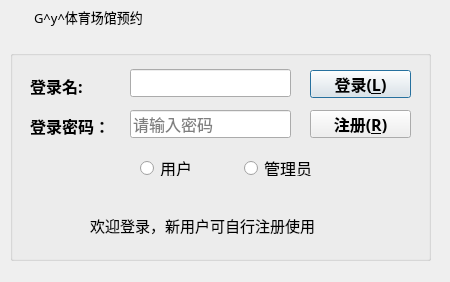
<?xml version="1.0" encoding="UTF-8"?>
<ui version="4.0">
 <class>LoginDialog</class>
 <widget class="QDialog" name="LoginDialog">
  <property name="geometry">
   <rect>
    <x>0</x>
    <y>0</y>
    <width>450</width>
    <height>282</height>
   </rect>
  </property>
  <property name="windowTitle">
   <string>Dialog</string>
  </property>
  <widget class="QWidget" name="widget_title" native="true">
   <property name="geometry">
    <rect>
     <x>0</x>
     <y>0</y>
     <width>451</width>
     <height>33</height>
    </rect>
   </property>
   <property name="sizePolicy">
    <sizepolicy hsizetype="Preferred" vsizetype="Maximum">
     <horstretch>0</horstretch>
     <verstretch>0</verstretch>
    </sizepolicy>
   </property>
   <property name="minimumSize">
    <size>
     <width>100</width>
     <height>33</height>
    </size>
   </property>
   <property name="mouseTracking">
    <bool>false</bool>
   </property>
   <layout class="QHBoxLayout" name="horizontalLayout_2" stretch="0,0,0">
    <property name="spacing">
     <number>4</number>
    </property>
    <property name="sizeConstraint">
     <enum>QLayout::SetNoConstraint</enum>
    </property>
    <property name="leftMargin">
     <number>0</number>
    </property>
    <property name="topMargin">
     <number>0</number>
    </property>
    <property name="rightMargin">
     <number>0</number>
    </property>
    <property name="bottomMargin">
     <number>0</number>
    </property>
    <item>
     <widget class="QLabel" name="lab_Ico">
      <property name="sizePolicy">
       <sizepolicy hsizetype="Minimum" vsizetype="Preferred">
        <horstretch>0</horstretch>
        <verstretch>0</verstretch>
       </sizepolicy>
      </property>
      <property name="minimumSize">
       <size>
        <width>30</width>
        <height>0</height>
       </size>
      </property>
      <property name="text">
       <string/>
      </property>
      <property name="alignment">
       <set>Qt::AlignCenter</set>
      </property>
     </widget>
    </item>
    <item>
     <widget class="QLabel" name="lab_Title">
      <property name="sizePolicy">
       <sizepolicy hsizetype="Expanding" vsizetype="Preferred">
        <horstretch>0</horstretch>
        <verstretch>0</verstretch>
       </sizepolicy>
      </property>
      <property name="font">
       <font>
        <family>微软雅黑</family>
        <pointsize>10</pointsize>
        <weight>50</weight>
        <italic>false</italic>
        <bold>false</bold>
       </font>
      </property>
      <property name="styleSheet">
       <string notr="true">font: 10pt &quot;微软雅黑&quot;;</string>
      </property>
      <property name="text">
       <string>G^y^体育场馆预约</string>
      </property>
      <property name="alignment">
       <set>Qt::AlignLeading|Qt::AlignLeft|Qt::AlignVCenter</set>
      </property>
     </widget>
    </item>
    <item>
     <widget class="QWidget" name="widget_menu" native="true">
      <property name="sizePolicy">
       <sizepolicy hsizetype="Minimum" vsizetype="Preferred">
        <horstretch>0</horstretch>
        <verstretch>0</verstretch>
       </sizepolicy>
      </property>
      <layout class="QHBoxLayout" name="horizontalLayout">
       <property name="spacing">
        <number>0</number>
       </property>
       <property name="leftMargin">
        <number>0</number>
       </property>
       <property name="topMargin">
        <number>0</number>
       </property>
       <property name="rightMargin">
        <number>0</number>
       </property>
       <property name="bottomMargin">
        <number>0</number>
       </property>
       <item>
        <widget class="QPushButton" name="btnMenu">
         <property name="sizePolicy">
          <sizepolicy hsizetype="Minimum" vsizetype="Expanding">
           <horstretch>0</horstretch>
           <verstretch>0</verstretch>
          </sizepolicy>
         </property>
         <property name="minimumSize">
          <size>
           <width>31</width>
           <height>0</height>
          </size>
         </property>
         <property name="cursor">
          <cursorShape>ArrowCursor</cursorShape>
         </property>
         <property name="focusPolicy">
          <enum>Qt::NoFocus</enum>
         </property>
         <property name="toolTip">
          <string>菜单</string>
         </property>
         <property name="text">
          <string/>
         </property>
         <property name="flat">
          <bool>true</bool>
         </property>
        </widget>
       </item>
       <item>
        <widget class="QPushButton" name="btnMenu_Min">
         <property name="sizePolicy">
          <sizepolicy hsizetype="Minimum" vsizetype="Expanding">
           <horstretch>0</horstretch>
           <verstretch>0</verstretch>
          </sizepolicy>
         </property>
         <property name="minimumSize">
          <size>
           <width>31</width>
           <height>0</height>
          </size>
         </property>
         <property name="cursor">
          <cursorShape>ArrowCursor</cursorShape>
         </property>
         <property name="focusPolicy">
          <enum>Qt::NoFocus</enum>
         </property>
         <property name="toolTip">
          <string>最小化</string>
         </property>
         <property name="text">
          <string/>
         </property>
         <property name="flat">
          <bool>true</bool>
         </property>
        </widget>
       </item>
       <item>
        <widget class="QPushButton" name="btnMenu_Close">
         <property name="sizePolicy">
          <sizepolicy hsizetype="Minimum" vsizetype="Expanding">
           <horstretch>0</horstretch>
           <verstretch>0</verstretch>
          </sizepolicy>
         </property>
         <property name="minimumSize">
          <size>
           <width>40</width>
           <height>0</height>
          </size>
         </property>
         <property name="cursor">
          <cursorShape>ArrowCursor</cursorShape>
         </property>
         <property name="focusPolicy">
          <enum>Qt::NoFocus</enum>
         </property>
         <property name="toolTip">
          <string>关闭</string>
         </property>
         <property name="text">
          <string/>
         </property>
         <property name="flat">
          <bool>true</bool>
         </property>
        </widget>
       </item>
      </layout>
     </widget>
    </item>
   </layout>
  </widget>
  <widget class="QGroupBox" name="groupBox">
   <property name="geometry">
    <rect>
     <x>10</x>
     <y>50</y>
     <width>421</width>
     <height>211</height>
    </rect>
   </property>
   <property name="title">
    <string/>
   </property>
   <widget class="QLabel" name="labUserName">
    <property name="geometry">
     <rect>
      <x>20</x>
      <y>20</y>
      <width>71</width>
      <height>31</height>
     </rect>
    </property>
    <property name="font">
     <font>
      <family>楷体</family>
      <pointsize>12</pointsize>
      <weight>75</weight>
      <bold>true</bold>
     </font>
    </property>
    <property name="text">
     <string>登录名:</string>
    </property>
   </widget>
   <widget class="QLabel" name="labUserPwd">
    <property name="geometry">
     <rect>
      <x>20</x>
      <y>60</y>
      <width>91</width>
      <height>31</height>
     </rect>
    </property>
    <property name="font">
     <font>
      <family>楷体</family>
      <pointsize>12</pointsize>
      <weight>75</weight>
      <bold>true</bold>
     </font>
    </property>
    <property name="text">
     <string>登录密码：</string>
    </property>
   </widget>
   <widget class="QLineEdit" name="txtUserPwd">
    <property name="geometry">
     <rect>
      <x>120</x>
      <y>60</y>
      <width>161</width>
      <height>28</height>
     </rect>
    </property>
    <property name="font">
     <font>
      <family>楷体</family>
      <pointsize>12</pointsize>
     </font>
    </property>
    <property name="toolTip">
     <string>请输入密码</string>
    </property>
    <property name="text">
     <string/>
    </property>
    <property name="echoMode">
     <enum>QLineEdit::Password</enum>
    </property>
    <property name="alignment">
     <set>Qt::AlignLeading|Qt::AlignLeft|Qt::AlignVCenter</set>
    </property>
    <property name="placeholderText">
     <string>请输入密码</string>
    </property>
   </widget>
   <widget class="QPushButton" name="btnLogin">
    <property name="geometry">
     <rect>
      <x>300</x>
      <y>20</y>
      <width>101</width>
      <height>28</height>
     </rect>
    </property>
    <property name="font">
     <font>
      <family>楷体</family>
      <pointsize>12</pointsize>
      <weight>75</weight>
      <bold>true</bold>
     </font>
    </property>
    <property name="cursor">
     <cursorShape>OpenHandCursor</cursorShape>
    </property>
    <property name="text">
     <string>登录(&amp;L)</string>
    </property>
    <property name="icon">
     <iconset resource="image.qrc">
      <normaloff>:/image/update.png</normaloff>:/image/update.png</iconset>
    </property>
    <property name="iconSize">
     <size>
      <width>20</width>
      <height>20</height>
     </size>
    </property>
   </widget>
   <widget class="QPushButton" name="btnresgister">
    <property name="geometry">
     <rect>
      <x>300</x>
      <y>60</y>
      <width>101</width>
      <height>28</height>
     </rect>
    </property>
    <property name="font">
     <font>
      <family>楷体</family>
      <pointsize>12</pointsize>
      <weight>75</weight>
      <bold>true</bold>
     </font>
    </property>
    <property name="cursor">
     <cursorShape>OpenHandCursor</cursorShape>
    </property>
    <property name="toolTip">
     <string>&lt;html&gt;&lt;head/&gt;&lt;body&gt;&lt;p&gt;&lt;br/&gt;&lt;/p&gt;&lt;/body&gt;&lt;/html&gt;</string>
    </property>
    <property name="whatsThis">
     <string>&lt;html&gt;&lt;head/&gt;&lt;body&gt;&lt;p&gt;&lt;br/&gt;&lt;/p&gt;&lt;/body&gt;&lt;/html&gt;</string>
    </property>
    <property name="text">
     <string>注册(&amp;R)</string>
    </property>
    <property name="icon">
     <iconset resource="image.qrc">
      <normaloff>:/image/delete.png</normaloff>:/image/delete.png</iconset>
    </property>
    <property name="iconSize">
     <size>
      <width>20</width>
      <height>20</height>
     </size>
    </property>
   </widget>
   <widget class="QRadioButton" name="radioButtonCustomer">
    <property name="geometry">
     <rect>
      <x>130</x>
      <y>110</y>
      <width>89</width>
      <height>16</height>
     </rect>
    </property>
    <property name="font">
     <font>
      <family>楷体</family>
      <pointsize>12</pointsize>
     </font>
    </property>
    <property name="text">
     <string>用户</string>
    </property>
   </widget>
   <widget class="QRadioButton" name="radioButtonAdmin">
    <property name="geometry">
     <rect>
      <x>234</x>
      <y>110</y>
      <width>89</width>
      <height>16</height>
     </rect>
    </property>
    <property name="font">
     <font>
      <family>楷体</family>
      <pointsize>12</pointsize>
     </font>
    </property>
    <property name="text">
     <string>管理员</string>
    </property>
   </widget>
   <widget class="QLineEdit" name="txtUserName">
    <property name="geometry">
     <rect>
      <x>120</x>
      <y>19</y>
      <width>161</width>
      <height>28</height>
     </rect>
    </property>
    <property name="font">
     <font>
      <family>楷体</family>
      <pointsize>12</pointsize>
      <weight>75</weight>
      <bold>true</bold>
     </font>
    </property>
   </widget>
   <widget class="QLabel" name="labCompany">
    <property name="geometry">
     <rect>
      <x>80</x>
      <y>160</y>
      <width>261</width>
      <height>31</height>
     </rect>
    </property>
    <property name="font">
     <font>
      <family>Adobe 仿宋 Std R</family>
      <pointsize>11</pointsize>
      <weight>50</weight>
      <italic>false</italic>
      <bold>false</bold>
     </font>
    </property>
    <property name="styleSheet">
     <string notr="true">font: 11pt &quot;Adobe 仿宋 Std R&quot;;</string>
    </property>
    <property name="text">
     <string>欢迎登录，新用户可自行注册使用</string>
    </property>
   </widget>
  </widget>
 </widget>
 <resources>
  <include location="image.qrc"/>
 </resources>
 <connections/>
</ui>
